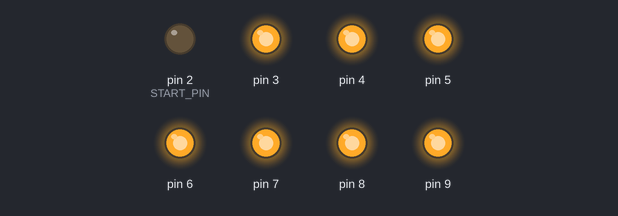
The sketch below on a simulated Arduino Uno, built with avr-gcc and run on an emulated ATmega328P. Parts: output pins drawn as LEDs (lit = HIGH).

Above: at 0.2 s.
At 1.2 s:
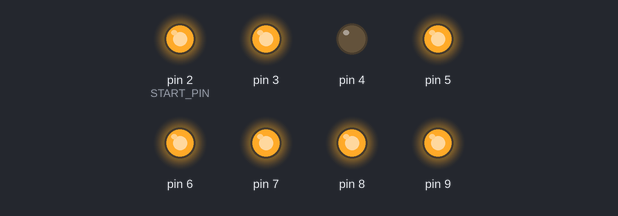
At 1.7 s:
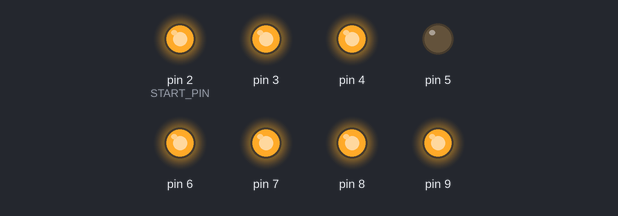
At 2.2 s:
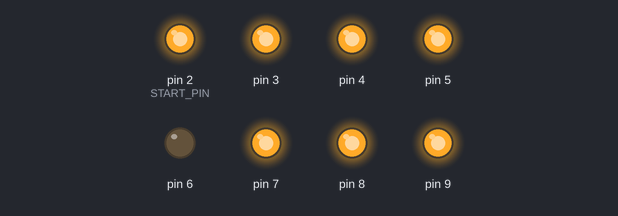
At 3.2 s:
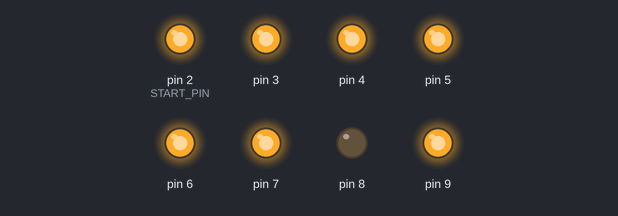
At 4.7 s:
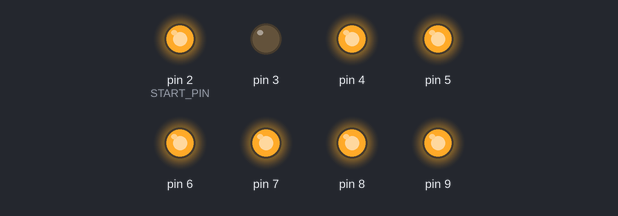
Timing chart, 0 to 5.2 s (numbered marks = the images above):
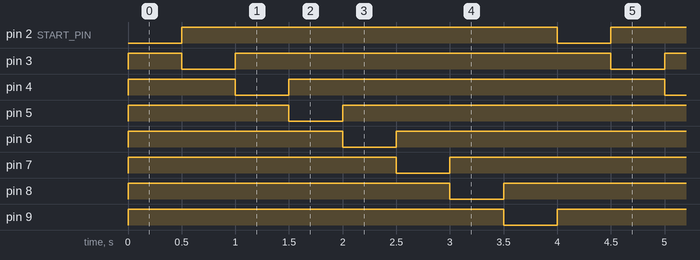

The sketch:

LedControl.ino
```cpp
/*

  KeyboardMatrixModule/LedControl
  Demo controlling the LEDs on a simple pushbutton/LED matrix module

  For info and circuit diagrams see https://github.com/tardate/LittleArduinoProjects/tree/main/playground/KeyboardMatrixModule/LedControl

 */

const int START_PIN=2;
const int LED_COUNT=8;
const int DELAY=500;

void setup() {
  // set the pins as output HIGH (off) by default
  for(int pin = START_PIN; pin < START_PIN + LED_COUNT; ++pin) {
    pinMode(pin, OUTPUT);
    digitalWrite(pin, HIGH);
  }
}

void loop() {
  for(int pin = START_PIN; pin < START_PIN + LED_COUNT; ++pin) {
    digitalWrite(pin, LOW);
    delay(DELAY);
    digitalWrite(pin, HIGH);
  }
}
```

Measured:
- by itself, pin 2 (START_PIN), pin 3–9: alternates HIGH for 3.5 s and LOW for 0.50 s
- by itself, everything shown: repeats every 4.0 s, in 9 steps
